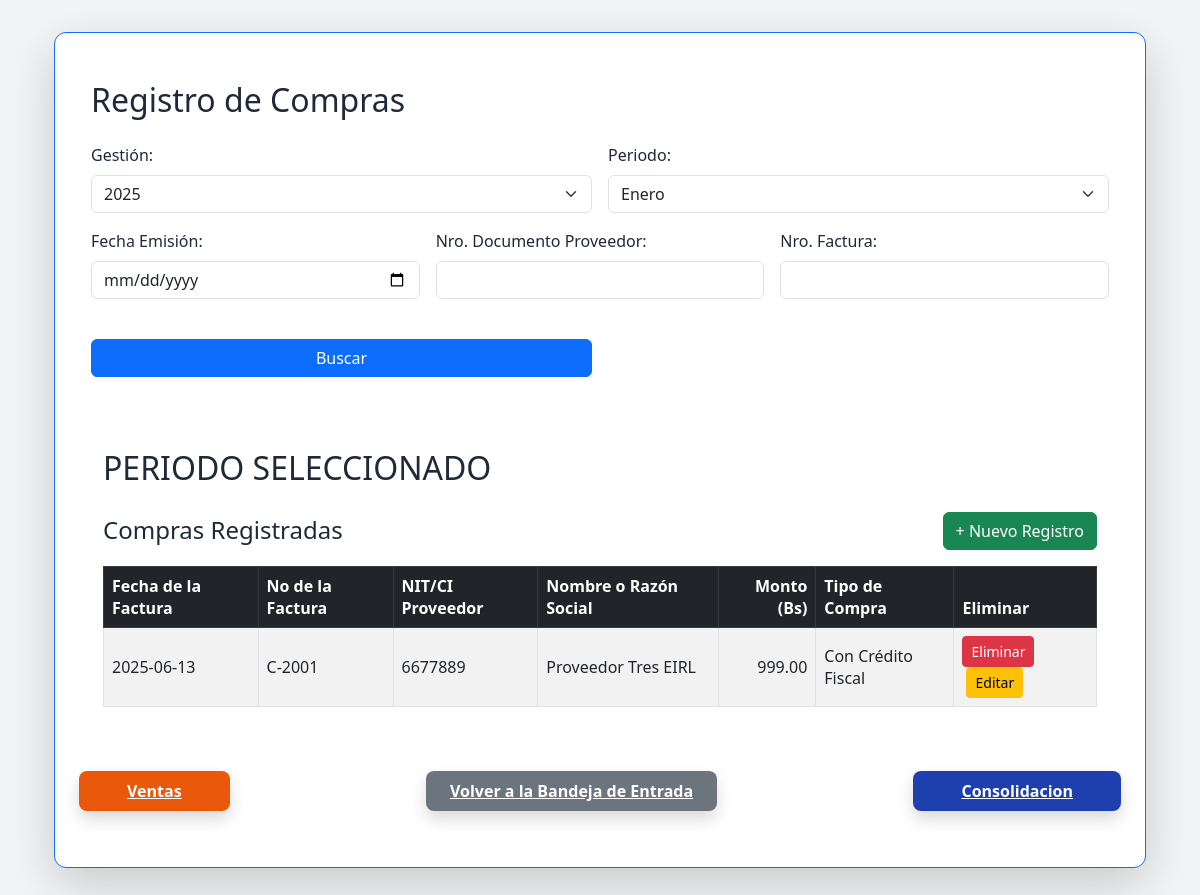
The page /motor.php?codflujo=f1&codproceso=p2&id_cliente=6 (signed in) on the database its author committed.
### tables this page shows
CREATE TABLE `compras` (
  `id` int(11) NOT NULL,
  `fecha` date DEFAULT NULL,
  `nro_factura` varchar(20) DEFAULT NULL,
  `nit_ci_proveedor` varchar(50) DEFAULT NULL,
  `razon_social` varchar(100) DEFAULT NULL,
  `monto` decimal(10,2) DEFAULT NULL,
  `tipo_de_compra` varchar(50) DEFAULT NULL,
  `id_cliente` int(11) DEFAULT NULL
);

CREATE TABLE `proceso` (
  `codFlujo` varchar(10) DEFAULT NULL,
  `codProceso` varchar(10) DEFAULT NULL,
  `codProcesoSiguiente` varchar(10) DEFAULT NULL,
  `codRol` varchar(5) DEFAULT NULL,
  `pantalla` varchar(50) DEFAULT NULL
);

### motor.php (the view, shortened to what this page needs)
<?php
$codFlujo = $_GET["codflujo"];
$codProceso = $_GET["codproceso"];
$id_cliente = isset($_GET['id_cliente']) ? intval($_GET['id_cliente']) : null;
include "conexion.inc.php";
$sql = "SELECT * FROM proceso WHERE codproceso='$codProceso' AND codflujo='$codFlujo'";
$result = mysqli_query($conn, $sql);
$fila = mysqli_fetch_array($result);
$codProcesoSiguiente = $fila['codProcesoSiguiente'];
$archivo = $fila['pantalla'];
$sql_siguiente = "SELECT pantalla FROM proceso WHERE codFlujo='$codFlujo' AND codProceso='$codProcesoSiguiente'";
$result_siguiente = mysqli_query($conn, $sql_siguiente);
$pantalla_siguiente = mysqli_fetch_assoc($result_siguiente)['pantalla'] ?? '';
$sql_anterior = "SELECT pantalla, codProceso FROM proceso WHERE codFlujo='$codFlujo' AND codProcesoSiguiente='$codProceso'";
$result_anterior = mysqli_query($conn, $sql_anterior);
$fila_anterior = mysqli_fetch_assoc($result_anterior);
$pantalla_anterior = $fila_anterior['pantalla'] ?? '';
$codProcesoAnterior = $fila_anterior['codProceso'] ?? '';
$pantalla_siguiente = ucfirst(pathinfo($pantalla_siguiente, PATHINFO_FILENAME));
$pantalla_anterior = ucfirst(pathinfo($pantalla_anterior, PATHINFO_FILENAME));
?>
<html>
<head>
  <script src="https://cdn.tailwindcss.com"></script>
</head>
<body class="bg-bg-light min-h-screen text-text-main">
<div class="container mx-auto py-8 px-4">
  <div class="bg-white rounded-xl shadow-lg border border-primary p-6 mb-8">
    <?php include $archivo; ?>
  </div>
  <div class="flex justify-between items-center mb-8">
    <?php if ($pantalla_anterior): ?>
    <a href="controlador.php?Anterior=1&codflujo=<?= $codFlujo ?>&codproceso=<?= $codProceso ?>&codprocesosiguiente=<?= $codProcesoAnterior ?>&archivo=<?= $archivo ?><?= $id_cliente ? '&id_cliente=' . $id_cliente : '' ?>"
      class="bg-secondary-dark text-white px-5 py-2 rounded-lg font-semibold shadow hover:bg-secondary transition-colors duration-200 text-center">
       <?= htmlspecialchars($pantalla_anterior) ?>
    </a>
    <?php else: ?>
      <span></span>
    <?php endif; ?>
    <a href="bandeja.php"
      class="bg-secondary text-white font-semibold px-6 py-2 rounded-lg shadow hover:bg-secondary-light transition-colors duration-200 text-center">
      Volver a la Bandeja de Entrada
    </a>
    <?php if ($pantalla_siguiente): ?>
    <a href="controlador.php?Siguiente=1&codflujo=<?= $codFlujo ?>&codproceso=<?= $codProceso ?>&codprocesosiguiente=<?= $codProcesoSiguiente ?>&archivo=<?= $archivo ?><?= $id_cliente ? '&id_cliente=' . $id_cliente : '' ?>"
      class="bg-primary-dark text-white px-5 py-2 rounded-lg font-semibold shadow hover:bg-primary transition-colors duration-200 text-center">
      <?= htmlspecialchars($pantalla_siguiente) ?>
    </a>
    <?php else: ?>
      <span></span>
    <?php endif; ?>
  </div>
</div>
</body>
</html>

### mostrarcompras.php (shortened to what this page needs)
<?php
if (isset($_SESSION['codRol'])) {
    $codRol = $_SESSION['codRol'];
}
$conexion = new mysqli("localhost", "root", "", "sistemacontabilidad");
$gestion = $_POST['gestion'] ?? '';
$periodo = $_POST['periodo'] ?? '';
$id_cliente = isset($_SESSION['id_usuario']) ? $_SESSION['id_usuario'] : null;
if ($codRol == 1 && isset($_GET['id_cliente'])) {
    $id_cliente = intval($_GET['id_cliente']);
}
$sql = "SELECT * FROM compras WHERE 1=1";
if ($id_cliente) {
    $sql .= " AND id_cliente = $id_cliente";
}
$resultado = $conexion->query($sql);
?>
<!DOCTYPE html>
<html lang="es">
<head>
<link href="https://cdn.jsdelivr.net/npm/bootstrap@5.3.0/dist/css/bootstrap.min.css" rel="stylesheet">
</head>
<body class="bg-light">
<div class="container py-4">
  <h2 class="mb-4">PERIODO SELECCIONADO <?= htmlspecialchars($periodo) ?> <?= htmlspecialchars($gestion) ?></h2>
  <div class="d-flex justify-content-between align-items-center mb-3">
    <h4 class="mb-0">Compras Registradas</h4>
  <?php if ($codRol == 1): ?>
    <button class="btn btn-success" data-bs-toggle="modal" data-bs-target="#modalNuevaCompra">
    + Nuevo Registro
    </button>
  <?php endif; ?>
  </div>
  <div class="table-responsive">
    <table class="table table-striped table-bordered align-middle">
      <thead class="table-dark">
        <tr>
          <th>Fecha de la Factura</th>
          <th>No de la Factura</th>
          <th>NIT/CI Proveedor</th>
          <th>Nombre o Razón Social</th>
          <th class="text-end">Monto (Bs)</th>
          <th>Tipo de Compra</th>
          <?php if ($codRol == 1): ?>
            <th>Eliminar</th>
          <?php endif; ?>
        </tr>
      </thead>
      <tbody>
      <?php if ($resultado->num_rows > 0): ?>
        <?php while ($compra = $resultado->fetch_assoc()): ?>
        <tr>
          <td><?= htmlspecialchars($compra['fecha']) ?></td>
          <td><?= htmlspecialchars($compra['nro_factura']) ?></td>
          <td><?= htmlspecialchars($compra['nit_ci_proveedor']) ?></td>
          <td><?= htmlspecialchars($compra['razon_social']) ?></td>
          <td class="text-end"><?= number_format($compra['monto'], 2) ?></td>
          <td><?= htmlspecialchars($compra['tipo_de_compra']) ?></td>
          <?php if ($codRol == 1): ?>
            <td>
              <form method="POST" action="eliminar_compra.php" style="display:inline;" onsubmit="return confirm('¿Seguro que deseas eliminar esta compra?');">
                <button type="submit" class="btn btn-danger btn-sm">Eliminar</button>
              </form>
              <button
                type="button"
                class="btn btn-warning btn-sm ms-1 btn-editar-compra"
                data-bs-toggle="modal"
                data-bs-target="#modalEditarCompra"
                data-id="<?= $compra['id'] ?>"
                data-fecha="<?= htmlspecialchars($compra['fecha']) ?>"
                data-nro_factura="<?= htmlspecialchars($compra['nro_factura']) ?>"
                data-nit_ci_proveedor="<?= htmlspecialchars($compra['nit_ci_proveedor']) ?>"
                data-razon_social="<?= htmlspecialchars($compra['razon_social']) ?>"
                data-monto="<?= htmlspecialchars($compra['monto']) ?>"
                data-tipo_de_compra="<?= htmlspecialchars($compra['tipo_de_compra']) ?>"
              >Editar</button>
            </td>
          <?php endif; ?>
        </tr>
        <?php endwhile; ?>
      <?php else: ?>
        <tr><td colspan="7">No se encontraron resultados con esos criterios.</td></tr>
      <?php endif; ?>
      </tbody>
    </table>
  </div>
</body>
</html>

### rows shown on the page
compras: fecha "2025-06-13", nro_factura "C-2001", nit_ci_proveedor "6677889", razon_social "Proveedor Tres EIRL", monto "999.00", tipo_de_compra "Con Crédito Fiscal"
proceso: pantalla "Ventas"
proceso: pantalla "Consolidacion"
